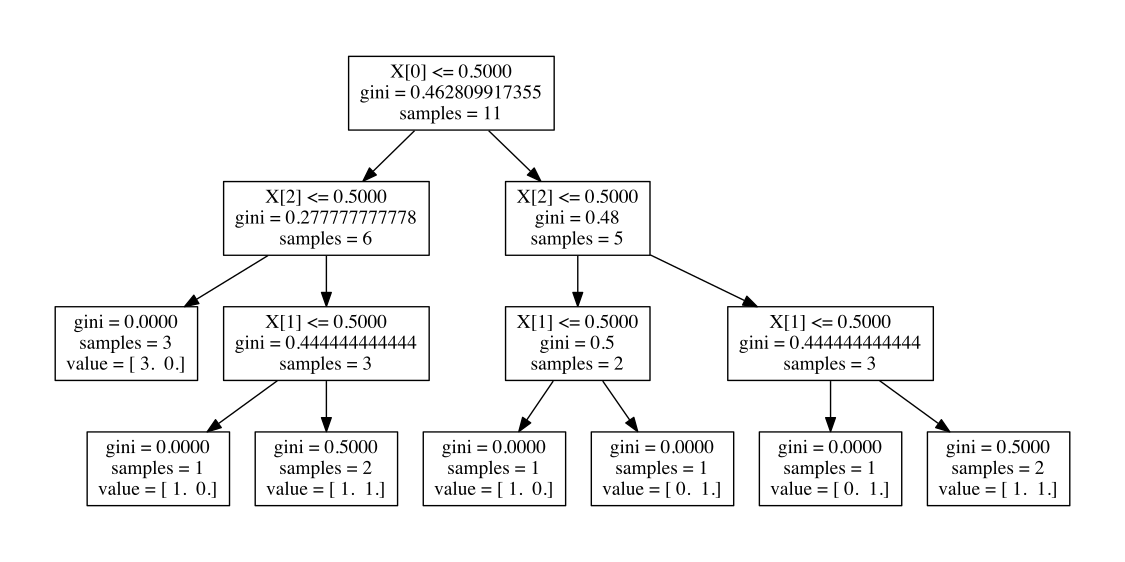

Recreate this plot in Python.
from sklearn import tree
import numpy as np


Ytrain=np.array([0,0,0,0,0,1,0,1,1,0,1])
Xtrain=np.array([[0,0,0],[0,0,1],[0,1,0],[0,1,0],[0,1,1],[0,1,1],[1,0,0],[1,0,1],[1,1,0],[1,1,1],[1,1,1]])

Xtest=np.array([[1,3,3,],[2,3,4],[1,1,2]])

ytest=np.array([1,3,3])

def treeCf(Xtrain, Ytrain):
    """fit tree with trainning set
    """
    Tree=tree.DecisionTreeClassifier()#default setting
    fitTree=Tree.fit(Xtrain,Ytrain)
    return fitTree

def treePredict(Xtrain,Ytrain, Xtest):
    """predict class with testing data"""
    fitTree=treeCf(Xtrain,Ytrain)
    classProb=fitTree.predict_proba(Xtest) #class with prob
    predClass=fitTree.predict(Xtest)# predicted class
    return predClass, classProb

predClass,classProb= treePredict(Xtrain,Ytrain,Xtest)
print predClass
print classProb 

## visualized the tree 
from sklearn.externals.six import StringIO
import pydot
dot_data=StringIO()
out=tree.export_graphviz(treeCf(Xtrain,Ytrain),out_file=dot_data)
treeGraph=pydot.graph_from_dot_data(dot_data.getvalue())
# writing to pdf file 
treeGraph.write_pdf("tree.pdf") 
